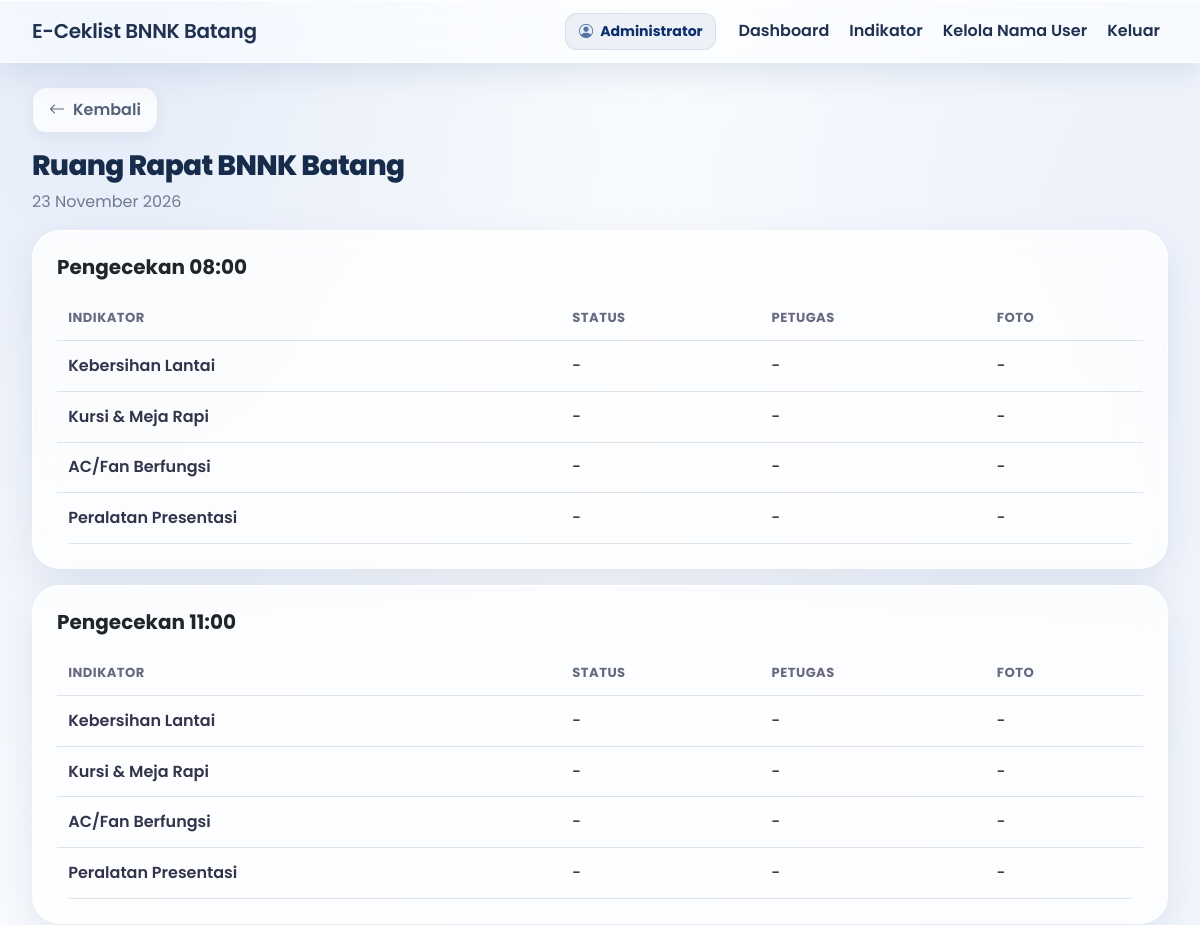
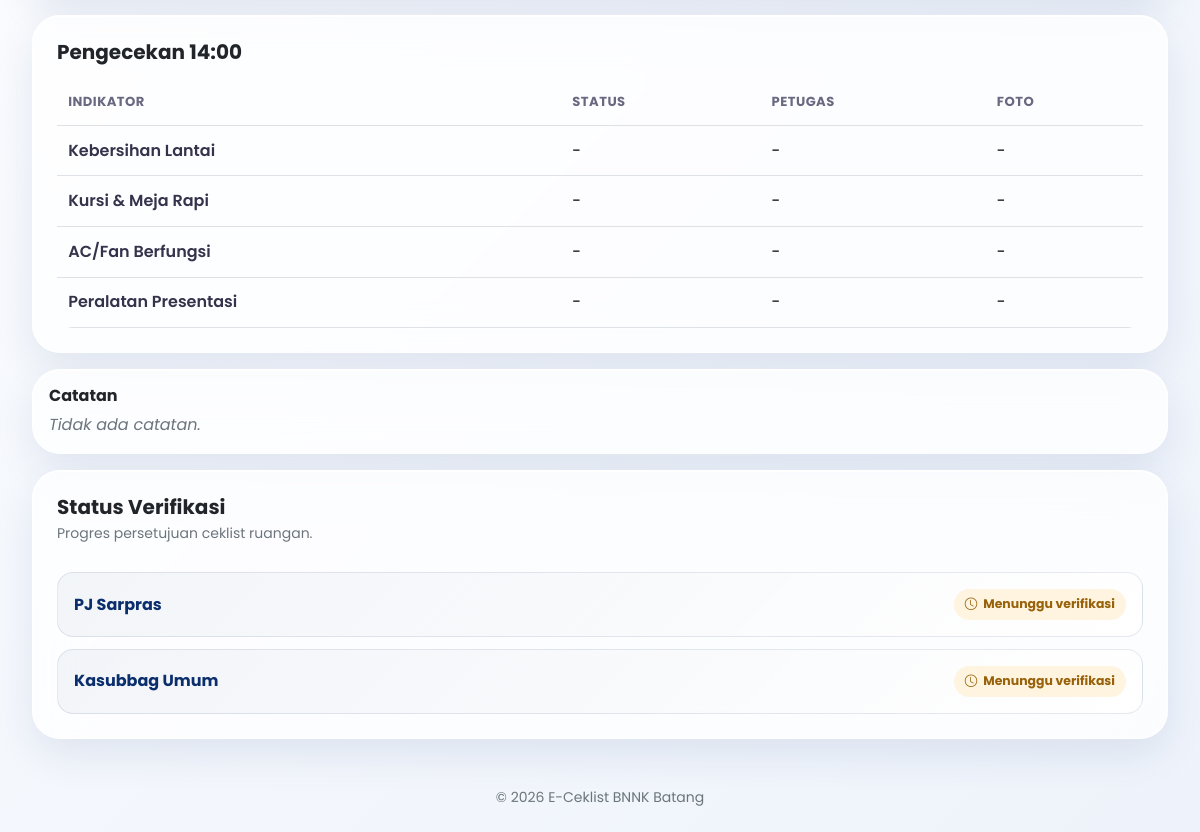
The page /verifikator/detail_ceklist.php?ruangan=4&tanggal=2026-11-23 (signed in) on the database as committed earlier (2 pictures, top to bottom).
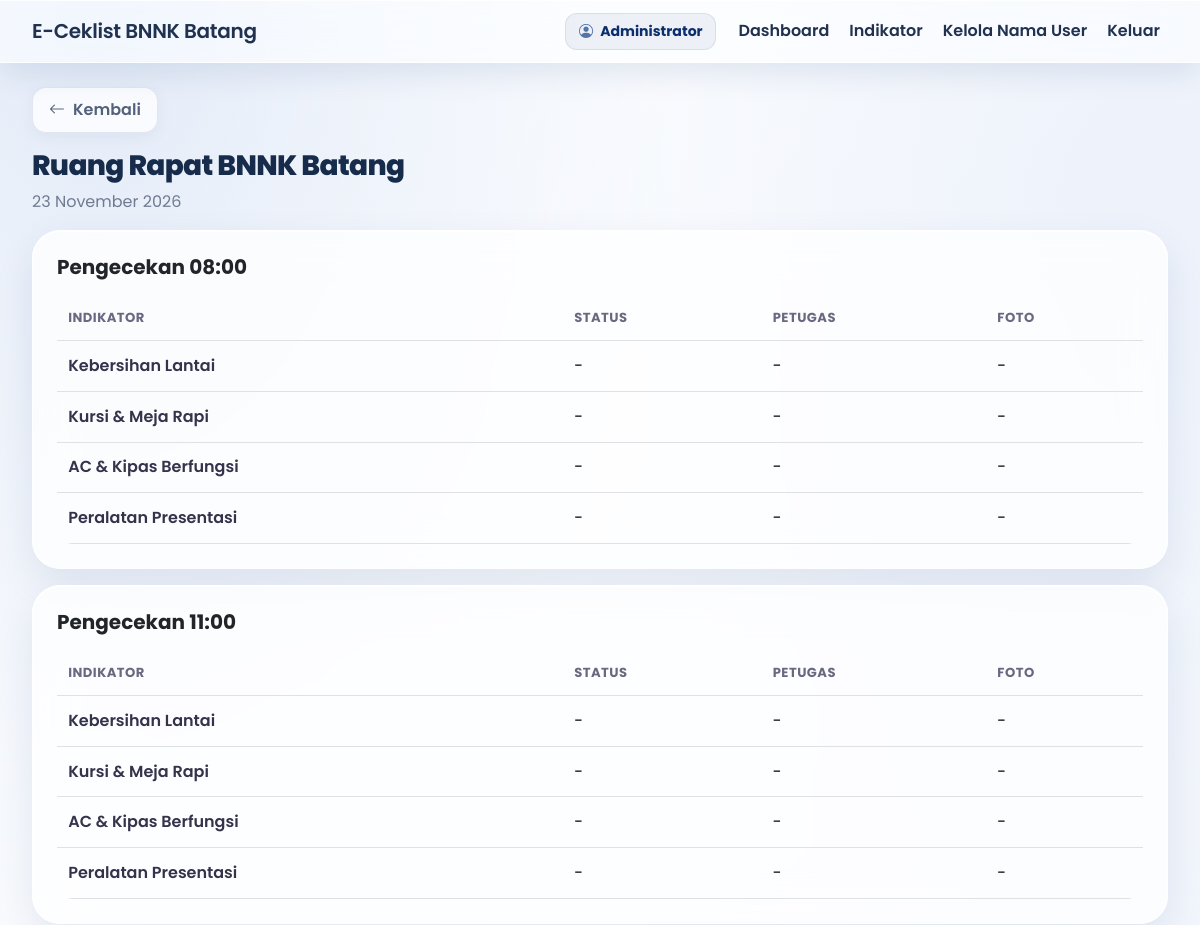
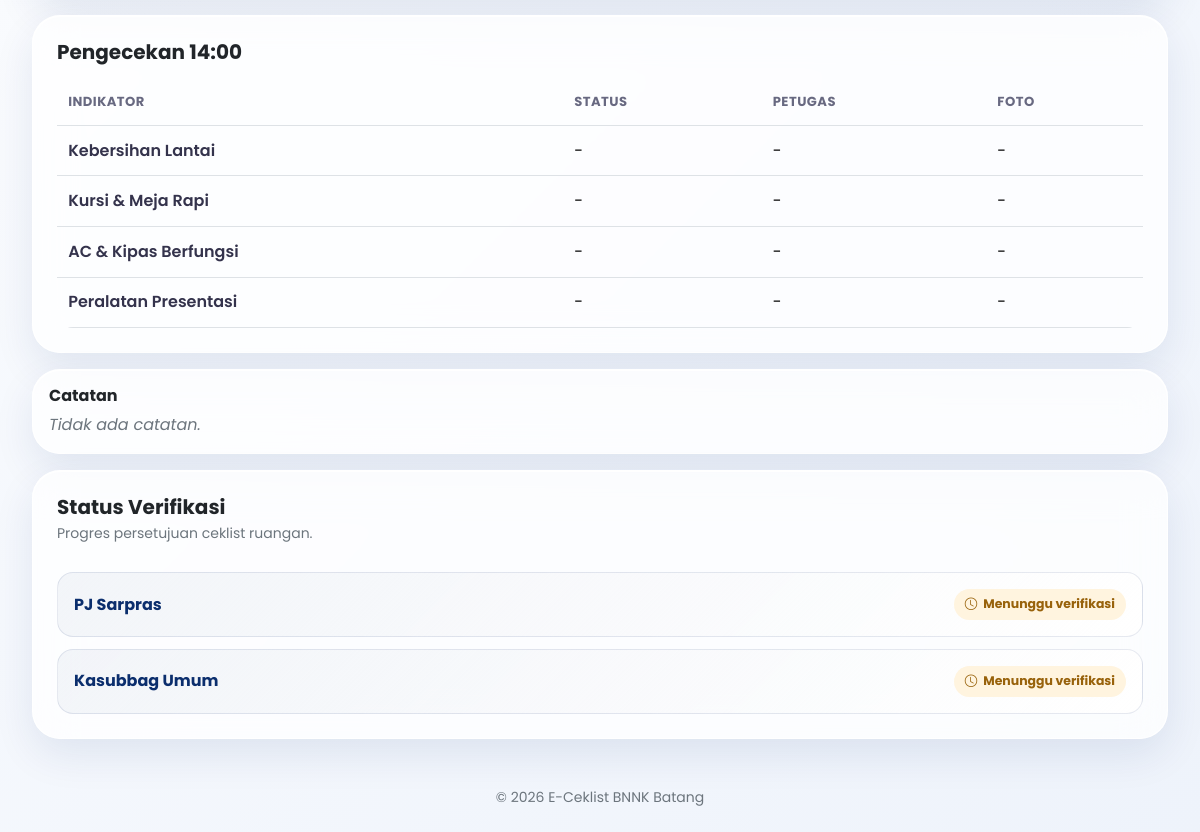
The same page on the database as committed later (2 pictures, top to bottom).
### tables this page shows
CREATE TABLE ruangan (
 id INT AUTO_INCREMENT PRIMARY KEY,
 kode_qr VARCHAR(60) NOT NULL UNIQUE,
 nama_ruangan VARCHAR(150) NOT NULL
);

CREATE TABLE indikator_ruangan (
 id INT AUTO_INCREMENT PRIMARY KEY,
 ruangan_id INT NOT NULL,
 nama_indikator VARCHAR(180) NOT NULL,
 urutan INT NOT NULL DEFAULT 1,
 CONSTRAINT fk_indikator_ruangan FOREIGN KEY (ruangan_id) REFERENCES ruangan(id) ON DELETE CASCADE
);

### config/koneksi.php (called while the page is built, shortened)
<?php
function e($value): string {
    return htmlspecialchars((string)($value ?? ''), ENT_QUOTES, 'UTF-8');
}
function base_url(string $path = ''): string {
    $script = str_replace('\\', '/', $_SERVER['SCRIPT_NAME'] ?? '/e-ceklist/index.php');
    $root = preg_replace('~/(auth|petugas|verifikator|admin|laporan)/.*$~', '', $script);
    $root = rtrim($root, '/');
    return ($root ?: '') . '/' . ltrim($path, '/');
}
function is_logged_in(): bool { return isset($_SESSION['user']['id']); }
function current_role(): string { return (string)($_SESSION['user']['role'] ?? ''); }
function dashboard_path(): string {
    return match (current_role()) {
        'petugas' => 'petugas/index.php',
        'pj_sarpras', 'kasubbag_umum' => 'verifikator/dashboard.php',
        'admin' => 'admin/kelola_ruangan.php',
        default => 'auth/login.php'
    };
}
function tanggal_indo(string $date): string {
    $bulan = [1=>'Januari','Februari','Maret','April','Mei','Juni','Juli','Agustus','September','Oktober','November','Desember'];
    $ts = strtotime($date);
    return date('j', $ts) . ' ' . $bulan[(int)date('n', $ts)] . ' ' . date('Y', $ts);
}
function stmt_rows(mysqli_stmt $stmt): array {
    $result = $stmt->get_result();
    return $result ? $result->fetch_all(MYSQLI_ASSOC) : [];
}

### verifikator/detail_ceklist.php (the view, shortened to what this page needs)
<?php
require_once __DIR__.'/../config/koneksi.php';require_role(['pj_sarpras','kasubbag_umum','admin']);
$rid=(int)($_GET['ruangan']??0);$date=$_GET['tanggal']??date('Y-m-d');
$s=$conn->prepare('SELECT r.*,h.id hid,h.catatan_temuan,h.verif_pj_sarpras,h.waktu_verif_pj,h.nama_verifikator_pj,h.verif_kasubbag,h.waktu_verif_kasubbag,h.nama_verifikator_kasubbag FROM ruangan r LEFT JOIN ceklist_harian h ON h.ruangan_id=r.id AND h.tanggal=? WHERE r.id=?');
$s->bind_param('si',$date,$rid);$s->execute();$room=$s->get_result()->fetch_assoc();if(!$room)redirect('verifikator/dashboard.php');
$data=[];
$s=$conn->prepare('SELECT * FROM indikator_ruangan WHERE ruangan_id=? ORDER BY urutan');$s->bind_param('i',$rid);$s->execute();$items=stmt_rows($s);
$page_title='Detail Ceklist';include __DIR__.'/../includes/header.php';
?>
<a href="<?= e(base_url('verifikator/dashboard.php?tanggal='.$date)) ?>" class="btn btn-light btn-back-rekap"><i class="bi bi-arrow-left me-2"></i>Kembali</a>
<h1 class="h3 page-heading mt-3"><?= e($room['nama_ruangan']) ?></h1><p class="muted"><?= e(tanggal_indo($date)) ?></p>
<?php foreach(['08:00','11:00','14:00'] as $jam): ?><div class="card p-3 p-md-4 mb-3"><h2 class="h5 fw-bold mb-3">Pengecekan <?= e($jam) ?></h2><?php $map=[];foreach($data[$jam]??[] as $d)$map[(int)$d['indikator_id']]=$d; ?>
<div class="detail-desktop-table"><div class="detail-table-wrap"><table class="table table-sm align-middle detail-table"><thead><tr><th>Indikator</th><th>Status</th><th>Petugas</th><th>Foto</th></tr></thead><tbody>
<?php foreach($items as $it):$d=$map[(int)$it['id']]??null; ?><tr><td><?= e($it['nama_indikator']) ?></td><td><?php if($d): ?><span class="badge <?= $d['status']==='Bersih/Rapi'?'text-bg-success':'text-bg-danger' ?>"><?= $d['status']==='Bersih/Rapi'?'Ya':'Tidak' ?></span><?php else: ?>-<?php endif; ?></td><td><?= e($d['nama_petugas']??$d['nama_lengkap']??'-') ?></td><td><?php if($d&&$d['foto_bukti']): ?><button class="btn btn-sm btn-outline-primary" data-bs-toggle="modal" data-bs-target="#fotoModal" data-foto="<?= e(url_foto_bukti($d['foto_bukti'])) ?>">Lihat</button><?php else: ?>-<?php endif; ?></td></tr><?php endforeach; ?>
</tbody></table></div></div>
</div><?php endforeach; ?>
<div class="card p-3 mb-3"><h2 class="h6 fw-bold mb-2">Catatan</h2><?= trim((string)($room['catatan_temuan']??''))!=='' ? nl2br(e($room['catatan_temuan'])) : '<span class="text-secondary fst-italic">Tidak ada catatan.</span>' ?></div>
<div class="card p-3 p-md-4"><h2 class="h5 fw-bold mb-1">Status Verifikasi</h2><p class="small text-secondary mb-3">Progres persetujuan ceklist ruangan.</p>
<div class="verification-card"><div class="verification-head"><span class="verification-role">PJ Sarpras</span><span class="verification-state <?= $room['verif_pj_sarpras']?'done':'pending' ?>"><i class="bi <?= $room['verif_pj_sarpras']?'bi-check-circle-fill':'bi-clock' ?>"></i><?= $room['verif_pj_sarpras']?'Terverifikasi':'Menunggu verifikasi' ?></span></div>
</div>
<div class="verification-card"><div class="verification-head"><span class="verification-role">Kasubbag Umum</span><span class="verification-state <?= $room['verif_kasubbag']?'done':'pending' ?>"><i class="bi <?= $room['verif_kasubbag']?'bi-check-circle-fill':'bi-clock' ?>"></i><?= $room['verif_kasubbag']?'Terverifikasi':'Menunggu verifikasi' ?></span></div>
</div></div>
<?php include __DIR__.'/../includes/footer.php'; ?>

### includes/header.php (shortened to what this page needs)
<?php
require_once __DIR__ . '/../config/koneksi.php';
?>
<!doctype html>
<html lang="id">
<head>
<link href="https://cdn.jsdelivr.net/npm/bootstrap@5.3.3/dist/css/bootstrap.min.css" rel="stylesheet">
<link href="https://cdn.jsdelivr.net/npm/bootstrap-icons@1.11.3/font/bootstrap-icons.min.css" rel="stylesheet">
</head><body>
<nav class="navbar navbar-dark navbar-expand-lg">
<div class="container"><a class="navbar-brand d-flex align-items-center gap-2" href="<?= e(base_url(is_logged_in()?dashboard_path():'index.php')) ?>"><span>E-Ceklist BNNK Batang</span></a>
<div class="<?= is_logged_in() ? 'collapse navbar-collapse' : 'd-none' ?>" id="navMain"><div class="navbar-nav ms-auto align-items-lg-center">
<?php if(is_logged_in()): ?><span class="navbar-text navbar-user-chip"><i class="bi bi-person-circle"></i><span><?= e($_SESSION['user']['nama_lengkap']) ?></span></span>
<a class="nav-link" href="<?= e(base_url(dashboard_path())) ?>">Dashboard</a>
<?php if(current_role()==='admin'): ?><a class="nav-link" href="<?= e(base_url('admin/kelola_indikator.php')) ?>">Indikator</a><a class="nav-link" href="<?= e(base_url('admin/kelola_nama_user.php')) ?>">Kelola Nama User</a><?php endif; ?>
<a class="nav-link" href="<?= e(base_url('auth/logout.php')) ?>">Keluar</a>
<?php endif; ?></div></div></div></nav>
<main class="container py-4">

### includes/footer.php (shortened to what this page needs)
</main>
<footer class="py-4 text-center text-secondary small">© <?= date('Y') ?> E-Ceklist BNNK Batang</footer>
</body></html>

### includes/header.php (style rules this page uses)
:root { --violet:#0B2E6D;--violet-dark:#082454;--ink:#17243b;--muted:#6f7b91;--line:rgba(255,255,255,.92);--glass:rgba(255,255,255,.76) }
* { box-sizing:border-box }
body { min-height:100vh;color:var(--ink);font-family:'Poppins',sans-serif;background:radial-gradient(ellipse at 8% 0%,#e3ebf8 0,transparent 38%),radial-gradient(ellipse at 96% 12%,#edf2fb 0,transparent 34%),linear-gradient(135deg,#ffffff 0%,#f5f8fd 52%,#eef3fb 100%);background-attachment:fixed }
.navbar { position:sticky;top:0;z-index:1030;background:rgba(255,255,255,.58)!important;backdrop-filter:blur(28px) saturate(180%);-webkit-backdrop-filter:blur(28px) saturate(180%);border:1px solid rgba(255,255,255,.82);border-left:0;border-right:0;box-shadow:0 10px 32px rgba(11,46,109,.10) }
.navbar-brand,.navbar .nav-link,.navbar-text { color:#20324f!important;font-weight:600 }
.navbar-brand { letter-spacing:-.3px }
.navbar .nav-link { padding:.65rem .9rem;border-radius:12px }
.container { max-width:1160px }
.card { background:var(--glass);backdrop-filter:blur(20px);-webkit-backdrop-filter:blur(20px);border:1px solid var(--line);border-radius:28px;box-shadow:0 16px 42px rgba(11,46,109,.09),inset 0 1px 0 #fff }
.btn { border-radius:15px;font-weight:600;padding:.68rem 1.05rem;transition:transform .18s,box-shadow .18s }
.page-heading { font-weight:750;letter-spacing:-.65px;color:#172b4b }
.muted { color:var(--muted) }
.table { --bs-table-bg:transparent }
.table thead th { color:#686981;font-size:.82rem;text-transform:uppercase;letter-spacing:.035em }
footer { color:#85879a!important }
@media (min-width:992px) { .navbar-collapse { flex-grow:1 } }
@media (min-width:992px) { .navbar-nav { width:100%;justify-content:flex-end;align-items:center!important;gap:4px } }
@media (min-width:992px) { .navbar .nav-link { white-space:nowrap } }
@media (min-width:992px) { .navbar-user-chip { display:inline-flex!important;align-items:center;gap:8px;margin-right:10px!important;padding:.48rem .8rem!important;border-radius:999px;background:linear-gradient(135deg,#eaf1fb,#f5f8fd);border:1px solid rgba(11,46,109,.12);color:#0B2E6D!important;font-weight:700!important;font-size:.86rem } }
@media (min-width:992px) { .navbar-user-chip i { color:#5275a8 } }
.navbar-user-chip { display:inline-flex;align-items:center;gap:7px;width:max-content;max-width:100%;border-radius:12px;background:rgba(11,46,109,.06);border:1px solid rgba(11,46,109,.09);color:#0B2E6D!important;font-weight:700!important;font-size:.88rem;line-height:1.35;overflow-wrap:anywhere }

### verifikator/detail_ceklist.php (style rules this page uses)
.btn-back-rekap { display:inline-flex;align-items:center;border:1px solid rgba(11,46,109,.10);background:rgba(255,255,255,.78);color:#53627a;border-radius:14px;padding:.62rem 1rem;font-weight:600;box-shadow:0 5px 16px rgba(11,46,109,.055);transition:background .18s,transform .18s }
.detail-table-wrap { overflow:hidden;border-radius:16px }
.detail-table { margin:0 }
.detail-table th,.detail-table td { vertical-align:middle;padding:.8rem .7rem }
.detail-table td:first-child { font-weight:600;color:#34334c;min-width:190px;white-space:normal;overflow-wrap:break-word;word-break:normal }
.verification-card { border:1px solid rgba(11,46,109,.10);border-radius:16px;background:linear-gradient(135deg,rgba(11,46,109,.045),rgba(255,255,255,.96));padding:16px;margin-top:12px }
.verification-head { display:flex;align-items:center;justify-content:space-between;gap:12px;flex-wrap:wrap }
.verification-role { font-weight:700;color:#0b2e6d }
.verification-state { display:inline-flex;align-items:center;gap:6px;border-radius:999px;padding:6px 11px;font-size:.78rem;font-weight:700 }
.verification-state.pending { background:#fff4df;color:#98620b }

Rows that differ between the two databases and show on the page:
no longer on this page (row edited): indikator_ruangan: nama_indikator "AC/Fan Berfungsi", nama_petugas "-"
added indikator_ruangan: nama_indikator "AC & Kipas Berfungsi", nama_petugas "-"
